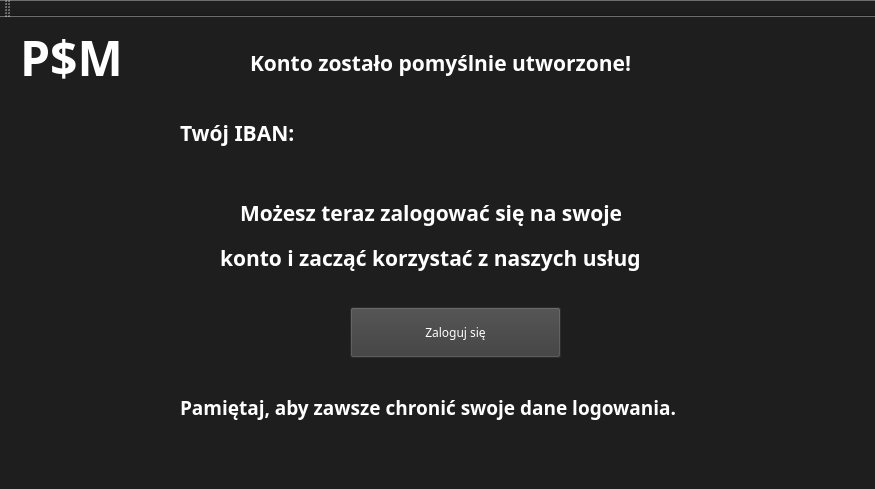
<?xml version="1.0" encoding="UTF-8"?>
<ui version="4.0">
 <class>AccessAcceptedClass</class>
 <widget class="QMainWindow" name="AccessAcceptedClass">
  <property name="geometry">
   <rect>
    <x>0</x>
    <y>0</y>
    <width>875</width>
    <height>489</height>
   </rect>
  </property>
  <property name="windowTitle">
   <string>AccessAccepted</string>
  </property>
  <property name="styleSheet">
   <string notr="true">background-color: rgb(30, 30, 30);</string>
  </property>
  <widget class="QWidget" name="centralWidget">
   <widget class="QLabel" name="label">
    <property name="geometry">
     <rect>
      <x>250</x>
      <y>30</y>
      <width>421</width>
      <height>31</height>
     </rect>
    </property>
    <property name="font">
     <font>
      <family>Arial Black</family>
      <pointsize>16</pointsize>
      <bold>true</bold>
     </font>
    </property>
    <property name="styleSheet">
     <string notr="true">color:rgb(255, 255, 255)</string>
    </property>
    <property name="text">
     <string>Konto zostało pomyślnie utworzone!</string>
    </property>
   </widget>
   <widget class="QLabel" name="label_2">
    <property name="geometry">
     <rect>
      <x>180</x>
      <y>100</y>
      <width>141</width>
      <height>31</height>
     </rect>
    </property>
    <property name="font">
     <font>
      <family>Arial Black</family>
      <pointsize>16</pointsize>
      <bold>true</bold>
     </font>
    </property>
    <property name="styleSheet">
     <string notr="true">color:rgb(255, 255, 255)</string>
    </property>
    <property name="text">
     <string>Twój IBAN:</string>
    </property>
   </widget>
   <widget class="QLabel" name="label_3">
    <property name="geometry">
     <rect>
      <x>20</x>
      <y>10</y>
      <width>131</width>
      <height>61</height>
     </rect>
    </property>
    <property name="font">
     <font>
      <family>Arial Black</family>
      <pointsize>36</pointsize>
      <bold>true</bold>
     </font>
    </property>
    <property name="styleSheet">
     <string notr="true">color:rgb(255, 255, 255)</string>
    </property>
    <property name="text">
     <string>P$M</string>
    </property>
   </widget>
   <widget class="QPushButton" name="login_button_after_signup">
    <property name="geometry">
     <rect>
      <x>350</x>
      <y>290</y>
      <width>211</width>
      <height>51</height>
     </rect>
    </property>
    <property name="font">
     <font>
      <family>Arial Black</family>
     </font>
    </property>
    <property name="styleSheet">
     <string notr="true">color:rgb(255, 255, 255);
background-color: rgb(60, 60, 60);</string>
    </property>
    <property name="text">
     <string>Zaloguj się</string>
    </property>
   </widget>
   <widget class="QLabel" name="label_4">
    <property name="geometry">
     <rect>
      <x>240</x>
      <y>180</y>
      <width>871</width>
      <height>31</height>
     </rect>
    </property>
    <property name="font">
     <font>
      <family>Arial Black</family>
      <pointsize>16</pointsize>
      <bold>true</bold>
     </font>
    </property>
    <property name="styleSheet">
     <string notr="true">color:rgb(255, 255, 255)</string>
    </property>
    <property name="text">
     <string>Możesz teraz zalogować się na swoje</string>
    </property>
   </widget>
   <widget class="QLabel" name="label_account_number">
    <property name="geometry">
     <rect>
      <x>380</x>
      <y>100</y>
      <width>321</width>
      <height>31</height>
     </rect>
    </property>
    <property name="font">
     <font>
      <family>Arial Black</family>
      <pointsize>15</pointsize>
     </font>
    </property>
    <property name="styleSheet">
     <string notr="true">color:rgb(255, 255, 255)</string>
    </property>
    <property name="text">
     <string/>
    </property>
   </widget>
   <widget class="QLabel" name="label_5">
    <property name="geometry">
     <rect>
      <x>220</x>
      <y>220</y>
      <width>511</width>
      <height>41</height>
     </rect>
    </property>
    <property name="font">
     <font>
      <family>Arial Black</family>
      <pointsize>16</pointsize>
      <bold>true</bold>
     </font>
    </property>
    <property name="styleSheet">
     <string notr="true">color:rgb(255, 255, 255)</string>
    </property>
    <property name="text">
     <string>konto i zacząć korzystać z naszych usług</string>
    </property>
   </widget>
   <widget class="QLabel" name="label_6">
    <property name="geometry">
     <rect>
      <x>180</x>
      <y>370</y>
      <width>561</width>
      <height>41</height>
     </rect>
    </property>
    <property name="font">
     <font>
      <family>Arial Black</family>
      <pointsize>14</pointsize>
      <bold>true</bold>
     </font>
    </property>
    <property name="styleSheet">
     <string notr="true">color:rgb(255, 255, 255)</string>
    </property>
    <property name="text">
     <string>Pamiętaj, aby zawsze chronić swoje dane logowania.</string>
    </property>
   </widget>
  </widget>
  <widget class="QMenuBar" name="menuBar">
   <property name="geometry">
    <rect>
     <x>0</x>
     <y>0</y>
     <width>875</width>
     <height>21</height>
    </rect>
   </property>
  </widget>
  <widget class="QToolBar" name="mainToolBar">
   <attribute name="toolBarArea">
    <enum>TopToolBarArea</enum>
   </attribute>
   <attribute name="toolBarBreak">
    <bool>false</bool>
   </attribute>
  </widget>
  <widget class="QStatusBar" name="statusBar"/>
 </widget>
 <layoutdefault spacing="6" margin="11"/>
 <resources/>
 <connections>
  <connection>
   <sender>login_button_after_signup</sender>
   <signal>clicked()</signal>
   <receiver>AccessAcceptedClass</receiver>
   <slot>backToLoginPag()</slot>
   <hints>
    <hint type="sourcelabel">
     <x>485</x>
     <y>503</y>
    </hint>
    <hint type="destinationlabel">
     <x>479</x>
     <y>298</y>
    </hint>
   </hints>
  </connection>
 </connections>
 <slots>
  <slot>backToLoginPag()</slot>
 </slots>
</ui>
